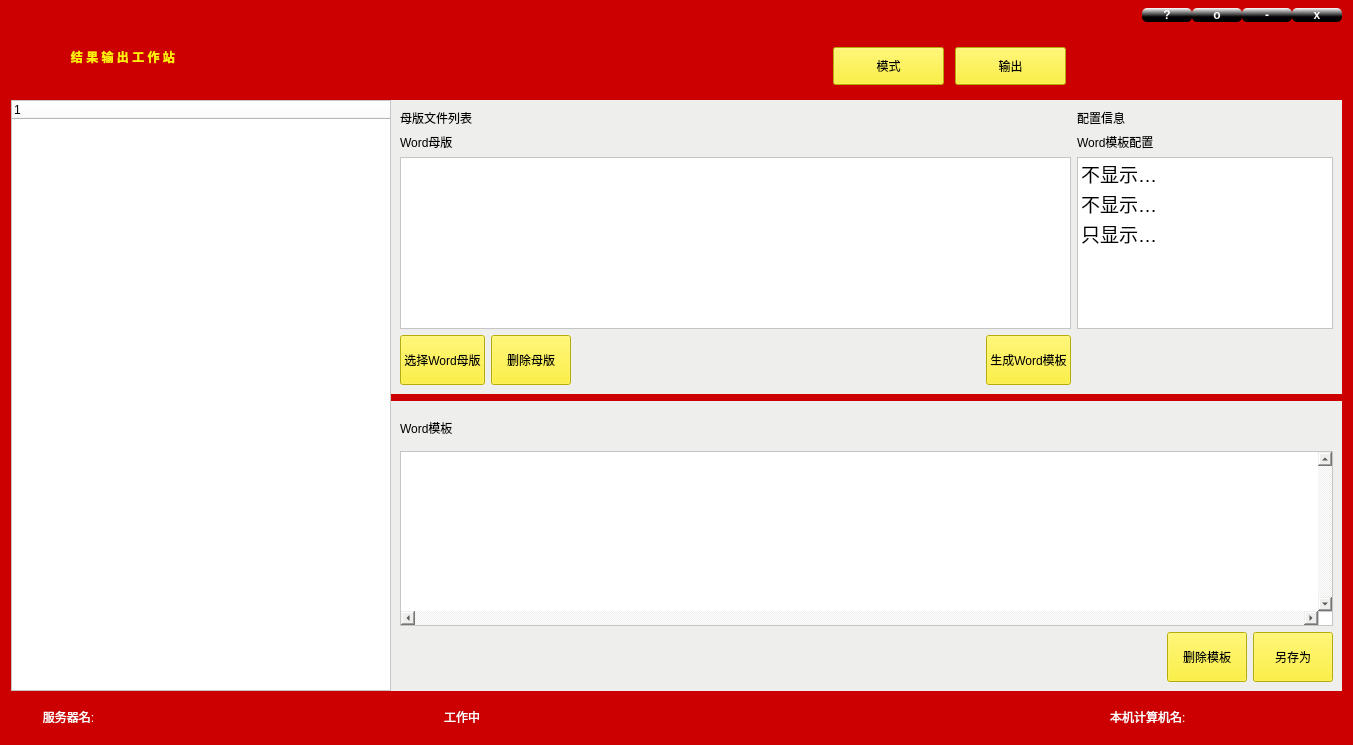
 <widget class="QWidget" name="Form">
  <property name="geometry">
   <rect>
    <x>0</x>
    <y>0</y>
    <width>1353</width>
    <height>745</height>
   </rect>
  </property>
  <property name="windowTitle">
   <string>Form</string>
  </property>
  <property name="styleSheet">
   <string notr="true">background-color: rgb(204, 0, 0);</string>
  </property>
  <layout class="QGridLayout" name="gridLayout_2" rowstretch="1,1,16,1" columnstretch="2,5">
   <property name="topMargin">
    <number>5</number>
   </property>
   <property name="bottomMargin">
    <number>10</number>
   </property>
   <property name="horizontalSpacing">
    <number>0</number>
   </property>
   <property name="verticalSpacing">
    <number>7</number>
   </property>
   <item row="1" column="1">
    <layout class="QHBoxLayout" name="horizontalLayout_4" stretch="8,2,2,5">
     <property name="spacing">
      <number>11</number>
     </property>
     <property name="topMargin">
      <number>15</number>
     </property>
     <property name="bottomMargin">
      <number>8</number>
     </property>
     <item>
      <spacer name="horizontalSpacer_3">
       <property name="orientation">
        <enum>Qt::Horizontal</enum>
       </property>
       <property name="sizeType">
        <enum>QSizePolicy::Preferred</enum>
       </property>
       <property name="sizeHint" stdset="0">
        <size>
         <width>40</width>
         <height>20</height>
        </size>
       </property>
      </spacer>
     </item>
     <item>
      <widget class="QPushButton" name="pushButton_6">
       <property name="sizePolicy">
        <sizepolicy hsizetype="Preferred" vsizetype="Preferred">
         <horstretch>0</horstretch>
         <verstretch>0</verstretch>
        </sizepolicy>
       </property>
       <property name="styleSheet">
        <string notr="true">QPushButton{
font: 20pt &quot;Ubuntu&quot;;
border-color: rgb(255, 159, 53);
background-color: rgb(255, 241, 11);
}
QPushButton::hover{
font: 20pt &quot;Ubuntu&quot;;
border-color: rgb(255, 159, 53);
	background-color: rgb(237, 212, 0);
}
QPushButton::pressed{
font: 20pt &quot;Ubuntu&quot;;
border-color: rgb(255, 159, 53);
background-color: rgb(245, 121, 0);
}
</string>
       </property>
       <property name="text">
        <string>模式</string>
       </property>
       <property name="icon">
        <iconset resource="imageresource.qrc">
         <normaloff>:/icon/source/Icon/Measure72x63.ico</normaloff>:/icon/source/Icon/Measure72x63.ico</iconset>
       </property>
       <property name="iconSize">
        <size>
         <width>50</width>
         <height>50</height>
        </size>
       </property>
      </widget>
     </item>
     <item>
      <widget class="QPushButton" name="pushButton_4">
       <property name="sizePolicy">
        <sizepolicy hsizetype="Preferred" vsizetype="Preferred">
         <horstretch>0</horstretch>
         <verstretch>0</verstretch>
        </sizepolicy>
       </property>
       <property name="styleSheet">
        <string notr="true">QPushButton{
font: 20pt &quot;Ubuntu&quot;;
border-color: rgb(255, 159, 53);
background-color: rgb(255, 241, 11);
}
QPushButton::hover{
font: 20pt &quot;Ubuntu&quot;;
border-color: rgb(255, 159, 53);
	background-color: rgb(237, 212, 0);
}
QPushButton::pressed{
font: 20pt &quot;Ubuntu&quot;;
border-color: rgb(255, 159, 53);
background-color: rgb(245, 121, 0);
}</string>
       </property>
       <property name="text">
        <string>输出</string>
       </property>
       <property name="icon">
        <iconset resource="imageresource.qrc">
         <normaloff>:/image/source/Image/Browser128x128.png</normaloff>:/image/source/Image/Browser128x128.png</iconset>
       </property>
       <property name="iconSize">
        <size>
         <width>50</width>
         <height>50</height>
        </size>
       </property>
      </widget>
     </item>
     <item>
      <spacer name="horizontalSpacer_4">
       <property name="orientation">
        <enum>Qt::Horizontal</enum>
       </property>
       <property name="sizeType">
        <enum>QSizePolicy::Preferred</enum>
       </property>
       <property name="sizeHint" stdset="0">
        <size>
         <width>40</width>
         <height>20</height>
        </size>
       </property>
      </spacer>
     </item>
    </layout>
   </item>
   <item row="1" column="0">
    <layout class="QHBoxLayout" name="horizontalLayout_3" stretch="1,7">
     <property name="bottomMargin">
      <number>11</number>
     </property>
     <item>
      <widget class="QLabel" name="label_2">
       <property name="minimumSize">
        <size>
         <width>50</width>
         <height>50</height>
        </size>
       </property>
       <property name="styleSheet">
        <string notr="true">image: url(:/emblem/source/emblem/党徽.png);</string>
       </property>
       <property name="text">
        <string/>
       </property>
      </widget>
     </item>
     <item>
      <widget class="QLabel" name="label">
       <property name="styleSheet">
        <string notr="true">font: 26pt &quot;Ubuntu&quot;;
color: rgb(255, 241, 11);
font-weight:550;</string>
       </property>
       <property name="text">
        <string>   结 果 输 出 工 作 站</string>
       </property>
      </widget>
     </item>
    </layout>
   </item>
   <item row="2" column="0">
    <widget class="QTreeWidget" name="treeWidget">
     <property name="styleSheet">
      <string notr="true">background-color: rgb(255, 255, 255);</string>
     </property>
     <column>
      <property name="text">
       <string notr="true">1</string>
      </property>
     </column>
    </widget>
   </item>
   <item row="2" column="1">
    <layout class="QVBoxLayout" name="verticalLayout" stretch="1,0">
     <property name="spacing">
      <number>7</number>
     </property>
     <property name="bottomMargin">
      <number>0</number>
     </property>
     <item>
      <widget class="QWidget" name="widget" native="true">
       <property name="styleSheet">
        <string notr="true">background-color: rgb(238, 238, 236);</string>
       </property>
       <layout class="QGridLayout" name="gridLayout" rowstretch="1,1,13,2" columnstretch="2,0">
        <item row="2" column="1">
         <widget class="QTableWidget" name="tableWidget">
          <property name="styleSheet">
           <string notr="true">QTableWidget{
background-color: rgb(255, 255, 255);
}
QHeaderView::section::hover{
background-color: qlineargradient(spread:pad, x1:1, y1:0.619318, x2:1, y2:0, stop:0 rgba(69, 205, 248, 255), stop:1 rgba(255, 255, 255, 255));
}
QScrollBar::handle::hover{
background-color: qlineargradient(spread:pad, x1:0, y1:0, x2:1, y2:0, stop:0 rgba(0, 0, 0, 255), stop:1 rgba(255, 255, 255, 255));
}</string>
          </property>
          <property name="verticalScrollBarPolicy">
           <enum>Qt::ScrollBarAsNeeded</enum>
          </property>
          <property name="horizontalScrollBarPolicy">
           <enum>Qt::ScrollBarAsNeeded</enum>
          </property>
          <property name="sizeAdjustPolicy">
           <enum>QAbstractScrollArea::AdjustIgnored</enum>
          </property>
          <property name="editTriggers">
           <set>QAbstractItemView::NoEditTriggers</set>
          </property>
          <property name="selectionBehavior">
           <enum>QAbstractItemView::SelectRows</enum>
          </property>
          <property name="showGrid">
           <bool>false</bool>
          </property>
          <attribute name="horizontalHeaderVisible">
           <bool>false</bool>
          </attribute>
          <attribute name="horizontalHeaderShowSortIndicator" stdset="0">
           <bool>true</bool>
          </attribute>
          <attribute name="horizontalHeaderStretchLastSection">
           <bool>true</bool>
          </attribute>
          <attribute name="verticalHeaderVisible">
           <bool>false</bool>
          </attribute>
          <attribute name="verticalHeaderHighlightSections">
           <bool>true</bool>
          </attribute>
          <row>
           <property name="text">
            <string>新建行</string>
           </property>
          </row>
          <row>
           <property name="text">
            <string>新建行</string>
           </property>
          </row>
          <row>
           <property name="text">
            <string>新建行</string>
           </property>
          </row>
          <row>
           <property name="text">
            <string>新建行</string>
           </property>
          </row>
          <column>
           <property name="text">
            <string>属性</string>
           </property>
           <property name="font">
            <font>
             <pointsize>11</pointsize>
            </font>
           </property>
          </column>
          <column>
           <property name="text">
            <string>值</string>
           </property>
          </column>
          <item row="0" column="0">
           <property name="text">
            <string>不显示候选人编号</string>
           </property>
           <property name="font">
            <font>
             <pointsize>14</pointsize>
            </font>
           </property>
          </item>
          <item row="0" column="1">
           <property name="text">
            <string/>
           </property>
           <property name="font">
            <font>
             <pointsize>13</pointsize>
            </font>
           </property>
          </item>
          <item row="1" column="0">
           <property name="text">
            <string>不显示得票率</string>
           </property>
           <property name="font">
            <font>
             <pointsize>14</pointsize>
            </font>
           </property>
          </item>
          <item row="1" column="1">
           <property name="text">
            <string/>
           </property>
           <property name="font">
            <font>
             <pointsize>13</pointsize>
            </font>
           </property>
          </item>
          <item row="2" column="0">
           <property name="text">
            <string>只显示赞成票数</string>
           </property>
           <property name="font">
            <font>
             <pointsize>14</pointsize>
            </font>
           </property>
          </item>
          <item row="2" column="1">
           <property name="text">
            <string/>
           </property>
           <property name="font">
            <font>
             <pointsize>13</pointsize>
            </font>
           </property>
          </item>
         </widget>
        </item>
        <item row="1" column="1">
         <widget class="QLabel" name="label_7">
          <property name="styleSheet">
           <string notr="true">font: 13pt &quot;Ubuntu&quot;;</string>
          </property>
          <property name="text">
           <string>Word模板配置</string>
          </property>
         </widget>
        </item>
        <item row="0" column="0">
         <widget class="QLabel" name="label_3">
          <property name="text">
           <string>母版文件列表</string>
          </property>
         </widget>
        </item>
        <item row="1" column="0">
         <widget class="QLabel" name="label_4">
          <property name="styleSheet">
           <string notr="true">font: 13pt &quot;Ubuntu&quot;;</string>
          </property>
          <property name="text">
           <string>Word母版</string>
          </property>
         </widget>
        </item>
        <item row="0" column="1">
         <widget class="QLabel" name="label_6">
          <property name="text">
           <string>配置信息</string>
          </property>
         </widget>
        </item>
        <item row="3" column="0">
         <layout class="QHBoxLayout" name="horizontalLayout" stretch="1,1,11,2">
          <item>
           <widget class="QPushButton" name="pushButton_7">
            <property name="sizePolicy">
             <sizepolicy hsizetype="Minimum" vsizetype="Expanding">
              <horstretch>0</horstretch>
              <verstretch>0</verstretch>
             </sizepolicy>
            </property>
            <property name="styleSheet">
             <string notr="true">QPushButton{
border-color: rgb(255, 159, 53);
background-color: rgb(255, 241, 11);
}
QPushButton::hover{
border-color: rgb(255, 159, 53);
	background-color: rgb(237, 212, 0);
}
QPushButton::pressed{
border-color: rgb(255, 159, 53);
background-color: rgb(245, 121, 0);
}
</string>
            </property>
            <property name="text">
             <string>选择Word母版</string>
            </property>
           </widget>
          </item>
          <item>
           <widget class="QPushButton" name="pushButton_12">
            <property name="sizePolicy">
             <sizepolicy hsizetype="Minimum" vsizetype="Expanding">
              <horstretch>0</horstretch>
              <verstretch>0</verstretch>
             </sizepolicy>
            </property>
            <property name="styleSheet">
             <string notr="true">QPushButton{
	font: 14pt &quot;Ubuntu&quot;;
border-color: rgb(255, 159, 53);
background-color: rgb(255, 241, 11);
}
QPushButton::hover{
font: 14pt &quot;Ubuntu&quot;;
border-color: rgb(255, 159, 53);
	background-color: rgb(237, 212, 0);
}
QPushButton::pressed{
font: 14pt &quot;Ubuntu&quot;;
border-color: rgb(255, 159, 53);
background-color: rgb(245, 121, 0);
}</string>
            </property>
            <property name="text">
             <string>删除母版</string>
            </property>
           </widget>
          </item>
          <item>
           <spacer name="horizontalSpacer">
            <property name="orientation">
             <enum>Qt::Horizontal</enum>
            </property>
            <property name="sizeType">
             <enum>QSizePolicy::Preferred</enum>
            </property>
            <property name="sizeHint" stdset="0">
             <size>
              <width>40</width>
              <height>50</height>
             </size>
            </property>
           </spacer>
          </item>
          <item>
           <widget class="QPushButton" name="pushButton">
            <property name="sizePolicy">
             <sizepolicy hsizetype="Preferred" vsizetype="Preferred">
              <horstretch>0</horstretch>
              <verstretch>0</verstretch>
             </sizepolicy>
            </property>
            <property name="styleSheet">
             <string notr="true">QPushButton{
border-color: rgb(255, 159, 53);
background-color: rgb(255, 241, 11);
}
QPushButton::hover{
border-color: rgb(255, 159, 53);
	background-color: rgb(237, 212, 0);
}
QPushButton::pressed{
border-color: rgb(255, 159, 53);
background-color: rgb(245, 121, 0);
}</string>
            </property>
            <property name="text">
             <string>生成Word模板</string>
            </property>
           </widget>
          </item>
         </layout>
        </item>
        <item row="2" column="0">
         <widget class="QTableWidget" name="tableWidget_2">
          <property name="styleSheet">
           <string notr="true">QTableWidget{
background-color: rgb(255, 255, 255);
}
QHeaderView::section::hover{
background-color: qlineargradient(spread:pad, x1:1, y1:0.619318, x2:1, y2:0, stop:0 rgba(69, 205, 248, 255), stop:1 rgba(255, 255, 255, 255));
}
QScrollBar::handle::hover{
background-color: qlineargradient(spread:pad, x1:0, y1:0, x2:1, y2:0, stop:0 rgba(0, 0, 0, 255), stop:1 rgba(255, 255, 255, 255));
}</string>
          </property>
          <property name="verticalScrollBarPolicy">
           <enum>Qt::ScrollBarAsNeeded</enum>
          </property>
          <property name="horizontalScrollBarPolicy">
           <enum>Qt::ScrollBarAsNeeded</enum>
          </property>
          <property name="editTriggers">
           <set>QAbstractItemView::NoEditTriggers</set>
          </property>
          <property name="selectionMode">
           <enum>QAbstractItemView::ExtendedSelection</enum>
          </property>
          <property name="selectionBehavior">
           <enum>QAbstractItemView::SelectRows</enum>
          </property>
          <property name="textElideMode">
           <enum>Qt::ElideRight</enum>
          </property>
          <property name="showGrid">
           <bool>false</bool>
          </property>
          <property name="rowCount">
           <number>0</number>
          </property>
          <attribute name="horizontalHeaderVisible">
           <bool>false</bool>
          </attribute>
          <attribute name="horizontalHeaderShowSortIndicator" stdset="0">
           <bool>true</bool>
          </attribute>
          <attribute name="horizontalHeaderStretchLastSection">
           <bool>true</bool>
          </attribute>
          <attribute name="verticalHeaderVisible">
           <bool>false</bool>
          </attribute>
          <attribute name="verticalHeaderShowSortIndicator" stdset="0">
           <bool>true</bool>
          </attribute>
          <attribute name="verticalHeaderStretchLastSection">
           <bool>false</bool>
          </attribute>
          <column>
           <property name="text">
            <string>类型</string>
           </property>
          </column>
          <column>
           <property name="text">
            <string>母板名</string>
           </property>
          </column>
          <column>
           <property name="text">
            <string>母板路径</string>
           </property>
          </column>
         </widget>
        </item>
       </layout>
      </widget>
     </item>
     <item>
      <widget class="QWidget" name="widget_2" native="true">
       <property name="styleSheet">
        <string notr="true">background-color: rgb(238, 238, 236);</string>
       </property>
       <layout class="QGridLayout" name="gridLayout_3" rowstretch="1,5,1">
        <item row="2" column="0">
         <layout class="QHBoxLayout" name="horizontalLayout_2">
          <item>
           <spacer name="horizontalSpacer_2">
            <property name="orientation">
             <enum>Qt::Horizontal</enum>
            </property>
            <property name="sizeHint" stdset="0">
             <size>
              <width>40</width>
              <height>50</height>
             </size>
            </property>
           </spacer>
          </item>
          <item>
           <widget class="QPushButton" name="pushButton_2">
            <property name="sizePolicy">
             <sizepolicy hsizetype="Minimum" vsizetype="Expanding">
              <horstretch>0</horstretch>
              <verstretch>0</verstretch>
             </sizepolicy>
            </property>
            <property name="styleSheet">
             <string notr="true">QPushButton{
	font: 14pt &quot;Ubuntu&quot;;
border-color: rgb(255, 159, 53);
background-color: rgb(255, 241, 11);
}
QPushButton::hover{
font: 14pt &quot;Ubuntu&quot;;
border-color: rgb(255, 159, 53);
	background-color: rgb(237, 212, 0);
}
QPushButton::pressed{
font: 14pt &quot;Ubuntu&quot;;
border-color: rgb(255, 159, 53);
background-color: rgb(245, 121, 0);
}</string>
            </property>
            <property name="text">
             <string>删除模板</string>
            </property>
           </widget>
          </item>
          <item>
           <widget class="QPushButton" name="pushButton_3">
            <property name="sizePolicy">
             <sizepolicy hsizetype="Minimum" vsizetype="Ignored">
              <horstretch>0</horstretch>
              <verstretch>0</verstretch>
             </sizepolicy>
            </property>
            <property name="styleSheet">
             <string notr="true">QPushButton{
font: 14pt &quot;Ubuntu&quot;;
border-color: rgb(255, 159, 53);
background-color: rgb(255, 241, 11);
}
QPushButton::hover{
font: 14pt &quot;Ubuntu&quot;;
border-color: rgb(255, 159, 53);
	background-color: rgb(237, 212, 0);
}
QPushButton::pressed{
font: 14pt &quot;Ubuntu&quot;;
border-color: rgb(255, 159, 53);
background-color: rgb(245, 121, 0);
}</string>
            </property>
            <property name="text">
             <string>另存为</string>
            </property>
           </widget>
          </item>
         </layout>
        </item>
        <item row="1" column="0">
         <widget class="QTableWidget" name="tableWidget_3">
          <property name="styleSheet">
           <string notr="true">QTableWidget{
background-color: rgb(255, 255, 255);
}
QHeaderView::section::hover{
background-color: qlineargradient(spread:pad, x1:1, y1:0.619318, x2:1, y2:0, stop:0 rgba(69, 205, 248, 255), stop:1 rgba(255, 255, 255, 255));
}
QScrollBar::handle::hover{
background-color: qlineargradient(spread:pad, x1:0, y1:0, x2:1, y2:0, stop:0 rgba(0, 0, 0, 255), stop:1 rgba(255, 255, 255, 255));
}</string>
          </property>
          <property name="verticalScrollBarPolicy">
           <enum>Qt::ScrollBarAlwaysOn</enum>
          </property>
          <property name="horizontalScrollBarPolicy">
           <enum>Qt::ScrollBarAlwaysOn</enum>
          </property>
          <property name="editTriggers">
           <set>QAbstractItemView::NoEditTriggers</set>
          </property>
          <property name="selectionBehavior">
           <enum>QAbstractItemView::SelectRows</enum>
          </property>
          <property name="showGrid">
           <bool>false</bool>
          </property>
          <property name="sortingEnabled">
           <bool>false</bool>
          </property>
          <attribute name="horizontalHeaderVisible">
           <bool>false</bool>
          </attribute>
          <attribute name="horizontalHeaderShowSortIndicator" stdset="0">
           <bool>true</bool>
          </attribute>
          <attribute name="horizontalHeaderStretchLastSection">
           <bool>true</bool>
          </attribute>
          <attribute name="verticalHeaderVisible">
           <bool>false</bool>
          </attribute>
          <attribute name="verticalHeaderShowSortIndicator" stdset="0">
           <bool>true</bool>
          </attribute>
          <column>
           <property name="text">
            <string>类型</string>
           </property>
          </column>
          <column>
           <property name="text">
            <string>模板名</string>
           </property>
          </column>
          <column>
           <property name="text">
            <string>新建列</string>
           </property>
          </column>
         </widget>
        </item>
        <item row="0" column="0">
         <widget class="QLabel" name="label_5">
          <property name="styleSheet">
           <string notr="true">font: 13pt &quot;Ubuntu&quot;;</string>
          </property>
          <property name="text">
           <string>Word模板</string>
          </property>
         </widget>
        </item>
       </layout>
      </widget>
     </item>
    </layout>
   </item>
   <item row="3" column="0">
    <layout class="QHBoxLayout" name="horizontalLayout_5" stretch="1,4,1,11">
     <property name="spacing">
      <number>0</number>
     </property>
     <property name="rightMargin">
      <number>0</number>
     </property>
     <item>
      <widget class="QLabel" name="label_8">
       <property name="styleSheet">
        <string notr="true">font: 12pt &quot;Ubuntu&quot;;
image: url(:/icon/source/Icon/BlueScreen32x32.ico);
color: rgb(255, 255, 255);</string>
       </property>
       <property name="text">
        <string/>
       </property>
      </widget>
     </item>
     <item>
      <widget class="QLabel" name="label_9">
       <property name="styleSheet">
        <string notr="true">font: 12pt &quot;Ubuntu&quot;;
color: rgb(255, 255, 255);</string>
       </property>
       <property name="text">
        <string>   服务器名:</string>
       </property>
      </widget>
     </item>
     <item>
      <widget class="QLabel" name="label_10">
       <property name="styleSheet">
        <string notr="true">image: url(:/icon/source/Icon/Correct96x96.ico);</string>
       </property>
       <property name="text">
        <string/>
       </property>
      </widget>
     </item>
     <item>
      <spacer name="horizontalSpacer_5">
       <property name="orientation">
        <enum>Qt::Horizontal</enum>
       </property>
       <property name="sizeHint" stdset="0">
        <size>
         <width>40</width>
         <height>20</height>
        </size>
       </property>
      </spacer>
     </item>
    </layout>
   </item>
   <item row="3" column="1">
    <layout class="QHBoxLayout" name="horizontalLayout_6" stretch="1,1,18,1,7">
     <property name="leftMargin">
      <number>20</number>
     </property>
     <item>
      <widget class="QLabel" name="label_13">
       <property name="styleSheet">
        <string notr="true">image: url(:/image/source/Image/ws_Running14x14.png);</string>
       </property>
       <property name="text">
        <string/>
       </property>
      </widget>
     </item>
     <item>
      <widget class="QLabel" name="label_12">
       <property name="styleSheet">
        <string notr="true">font: 12pt &quot;Ubuntu&quot;;
color: rgb(255, 255, 255);</string>
       </property>
       <property name="text">
        <string>工作中</string>
       </property>
      </widget>
     </item>
     <item>
      <spacer name="horizontalSpacer_6">
       <property name="orientation">
        <enum>Qt::Horizontal</enum>
       </property>
       <property name="sizeHint" stdset="0">
        <size>
         <width>40</width>
         <height>20</height>
        </size>
       </property>
      </spacer>
     </item>
     <item>
      <widget class="QLabel" name="label_15">
       <property name="styleSheet">
        <string notr="true">image: url(:/icon/source/Icon/BlueScreen32x32.ico);</string>
       </property>
       <property name="text">
        <string/>
       </property>
      </widget>
     </item>
     <item>
      <widget class="QLabel" name="label_14">
       <property name="styleSheet">
        <string notr="true">font: 12pt &quot;Ubuntu&quot;;
color: rgb(255, 255, 255);</string>
       </property>
       <property name="text">
        <string>本机计算机名:</string>
       </property>
      </widget>
     </item>
    </layout>
   </item>
   <item row="0" column="1">
    <layout class="QHBoxLayout" name="horizontalLayout_7" stretch="15,1,1,1,1">
     <item>
      <spacer name="horizontalSpacer_7">
       <property name="orientation">
        <enum>Qt::Horizontal</enum>
       </property>
       <property name="sizeHint" stdset="0">
        <size>
         <width>40</width>
         <height>20</height>
        </size>
       </property>
      </spacer>
     </item>
     <item>
      <widget class="QPushButton" name="pushButton_11">
       <property name="sizePolicy">
        <sizepolicy hsizetype="Minimum" vsizetype="Fixed">
         <horstretch>0</horstretch>
         <verstretch>0</verstretch>
        </sizepolicy>
       </property>
       <property name="minimumSize">
        <size>
         <width>0</width>
         <height>0</height>
        </size>
       </property>
       <property name="styleSheet">
        <string notr="true">QPushButton{
color: rgb(255, 255, 255);
font: 15pt &quot;Ubuntu&quot;;
font-weight:600;
border-radius:5px;
background-color: qlineargradient(spread:pad, x1:0.515, y1:0.642, x2:0.51, y2:0, stop:0 rgba(0, 0, 0, 255), stop:1 rgba(255, 255, 255, 255));
}
QPushButton::hover{
color: rgb(255, 255, 255);
font: 15pt &quot;Ubuntu&quot;;
font-weight:600;
border-radius:5px;
background-color: qlineargradient(spread:reflect, x1:0.433, y1:0.966, x2:0.437, y2:0.466318, stop:0.262887 rgba(0, 0, 0, 255), stop:1 rgba(255, 255, 255, 255));
}
QPushButton::pressed{
color: rgb(255, 255, 255);
font: 15pt &quot;Ubuntu&quot;;
font-weight:600;
border-radius:5px;
	background-color: qlineargradient(spread:pad, x1:0.5, y1:0.239, x2:0.50532, y2:1, stop:0 rgba(0, 0, 0, 255), stop:1 rgba(255, 255, 255, 255));
}</string>
       </property>
       <property name="text">
        <string>?</string>
       </property>
      </widget>
     </item>
     <item>
      <widget class="QPushButton" name="pushButton_8">
       <property name="styleSheet">
        <string notr="true">QPushButton{
color: rgb(255, 255, 255);
font: 15pt &quot;Ubuntu&quot;;
font-weight:600;
border-radius:5px;
background-color: qlineargradient(spread:pad, x1:0.515, y1:0.642, x2:0.51, y2:0, stop:0 rgba(0, 0, 0, 255), stop:1 rgba(255, 255, 255, 255));
}
QPushButton::hover{
color: rgb(255, 255, 255);
font: 15pt &quot;Ubuntu&quot;;
font-weight:600;
border-radius:5px;
background-color: qlineargradient(spread:reflect, x1:0.433, y1:0.966, x2:0.437, y2:0.466318, stop:0.262887 rgba(0, 0, 0, 255), stop:1 rgba(255, 255, 255, 255));
}
QPushButton::pressed{
color: rgb(255, 255, 255);
font: 15pt &quot;Ubuntu&quot;;
font-weight:600;
border-radius:5px;
	background-color: qlineargradient(spread:pad, x1:0.5, y1:0.239, x2:0.50532, y2:1, stop:0 rgba(0, 0, 0, 255), stop:1 rgba(255, 255, 255, 255));
}</string>
       </property>
       <property name="text">
        <string>o</string>
       </property>
      </widget>
     </item>
     <item>
      <widget class="QPushButton" name="pushButton_10">
       <property name="minimumSize">
        <size>
         <width>0</width>
         <height>0</height>
        </size>
       </property>
       <property name="styleSheet">
        <string notr="true">QPushButton{
color: rgb(255, 255, 255);
font: 15pt &quot;Ubuntu&quot;;
font-weight:600;
border-radius:5px;
background-color: qlineargradient(spread:pad, x1:0.515, y1:0.642, x2:0.51, y2:0, stop:0 rgba(0, 0, 0, 255), stop:1 rgba(255, 255, 255, 255));
}
QPushButton::hover{
color: rgb(255, 255, 255);
font: 15pt &quot;Ubuntu&quot;;
font-weight:600;
border-radius:5px;
background-color: qlineargradient(spread:reflect, x1:0.433, y1:0.966, x2:0.437, y2:0.466318, stop:0.262887 rgba(0, 0, 0, 255), stop:1 rgba(255, 255, 255, 255));
}
QPushButton::pressed{
color: rgb(255, 255, 255);
font: 15pt &quot;Ubuntu&quot;;
font-weight:600;
border-radius:5px;
	background-color: qlineargradient(spread:pad, x1:0.5, y1:0.239, x2:0.50532, y2:1, stop:0 rgba(0, 0, 0, 255), stop:1 rgba(255, 255, 255, 255));
}</string>
       </property>
       <property name="text">
        <string>-</string>
       </property>
      </widget>
     </item>
     <item>
      <widget class="QPushButton" name="pushButton_9">
       <property name="styleSheet">
        <string notr="true">QPushButton{
color: rgb(255, 255, 255);
font: 15pt &quot;Ubuntu&quot;;
font-weight:600;
border-radius:5px;
background-color: qlineargradient(spread:pad, x1:0.515, y1:0.642, x2:0.51, y2:0, stop:0 rgba(0, 0, 0, 255), stop:1 rgba(255, 255, 255, 255));
}
QPushButton::hover{
color: rgb(255, 255, 255);
font: 15pt &quot;Ubuntu&quot;;
font-weight:600;
border-radius:5px;
background-color: qlineargradient(spread:reflect, x1:0.433, y1:0.966, x2:0.437, y2:0.466318, stop:0.262887 rgba(0, 0, 0, 255), stop:1 rgba(255, 255, 255, 255));
}
QPushButton::pressed{
color: rgb(255, 255, 255);
font: 15pt &quot;Ubuntu&quot;;
font-weight:600;
border-radius:5px;
	background-color: qlineargradient(spread:pad, x1:0.5, y1:0.239, x2:0.50532, y2:1, stop:0 rgba(0, 0, 0, 255), stop:1 rgba(255, 255, 255, 255));
}</string>
       </property>
       <property name="text">
        <string>x</string>
       </property>
      </widget>
     </item>
    </layout>
   </item>
  </layout>
 </widget>
